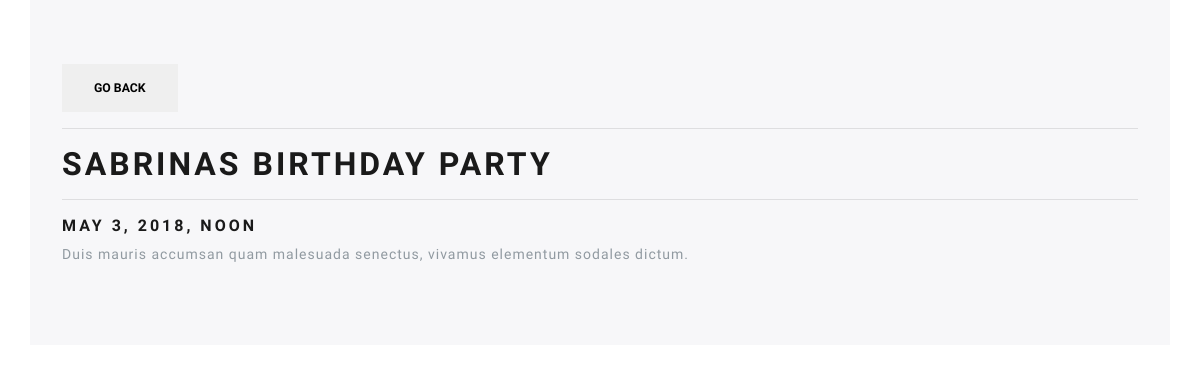
Screenshot of /entry/1 (signed in) with the database file from the repository.
### myapp/models.py (models this page shows, shortened)
class Entry(models.Model):
    name = models.CharField(max_length=100)
    author = models.ForeignKey(User, on_delete=models.CASCADE)
    date = models.DateTimeField()
    description = models.TextField()
    created = models.DateTimeField(auto_now_add=True)

### myapp/views.py (the view)
# urls.py: path('entry/<int:pk>', views.details, name='details'),
@login_required
def details(request, pk):
    entry = Entry.objects.get(id=pk)
    return render(request, 'myapp/details.html', {'entry': entry})

### myapp/templates/myapp/details.html
{% extends 'myapp/base.html' %}
{% block content %}
    <div class="container jumbotron">
        <button onclick="window.location='{% url 'index' %}'" class="btn btn-default">Go Back</button>
        <hr>
        <h1>{{ entry.name }}</h1>
        <hr>
        <h5>{{ entry.date }}</h5>
        <p>{{ entry.description }}</p>
    </div>
{% endblock %}

### myapp/static/myapp/css/style.css (style rules this page uses)
body, html { width: 100%; display: grid; }

### rows the page displays
Entry: name "SABRINAS BIRTHDAY PARTY", date "MAY 3, 2018, NOON", description "Duis mauris accumsan quam malesuada senectus, vivamus elementum sodales dictum."
